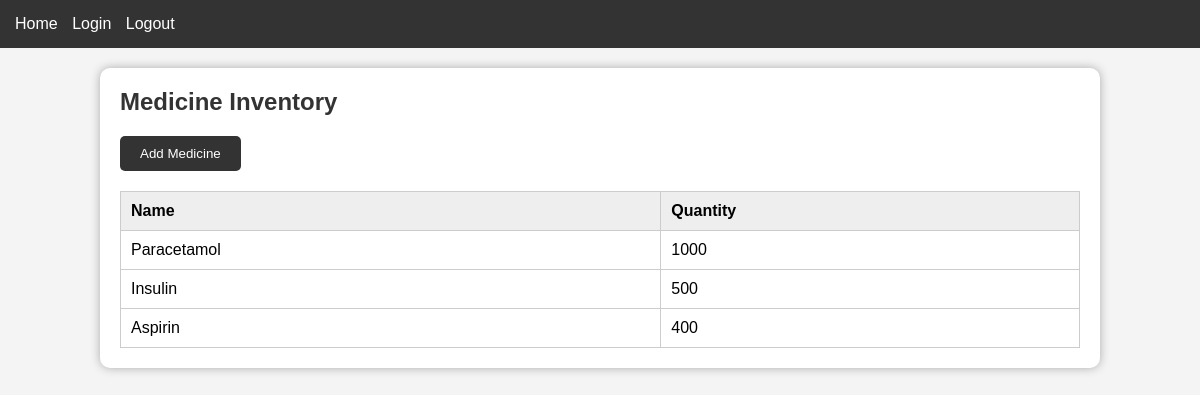
Screenshot of /medicines/ with the database file from the repository.
### core/models.py (models this page shows, shortened)
class Medicine(models.Model):
    name = models.CharField(max_length=100)
    quantity = models.IntegerField()

### core/views.py (the view)
# urls.py: path('medicines/', views.medicines, name="medicines"),
def medicines(request):
    return render(request, "medicines.html", {"med": Medicine.objects.all()})

### core/templates/medicines.html
{% extends 'base.html' %}
{% block content %}
<h2>Medicine Inventory</h2>
<a href="/medicines/create/"><button>Add Medicine</button></a>
<table>
    <tr>
        <th>Name</th>
        <th>Quantity</th>
    </tr>
    {% for m in med %}
    <tr>
        <td>{{ m.name }}</td>
        <td>{{ m.quantity }}</td>
    </tr>
    {% endfor %}
</table>
{% endblock %}

### core/templates/base.html (style rules this page uses)
body { font-family: Arial; background:#f4f4f4; margin:0; padding:0; }
h2 { color:#333; margin-top:0; }
button { padding:10px 20px; background:#333; color:white; border:none; cursor:pointer; border-radius:5px; }
table { width:100%; border-collapse:collapse; margin-top:20px; }
table th, td { border:1px solid #ccc; padding:10px; text-align:left; }
table th { background:#eee; }

### rows the page displays
Medicine: name "Paracetamol", quantity "1000"
Medicine: name "Insulin", quantity "500"
Medicine: name "Aspirin", quantity "400"
